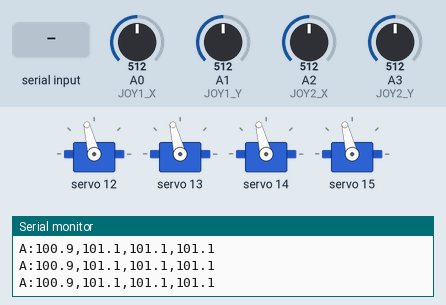
Simulated run of this sketch. Board: Arduino Uno, built with avr-gcc and run on an emulated ATmega328P. Parts: 4 × servo, the last lines printed to the serial monitor. Inputs (shaded band) come from the test bench; at power-on: A0 (JOY1_X) = 512, A1 (JOY1_Y) = 512, A2 (JOY2_X) = 512, A3 (JOY2_Y) = 512.

Above: at 1.2 s.
1.3 s: "m,45\n" received over Serial
At 1.9 s:
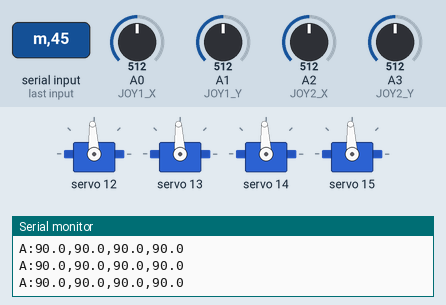
2.8 s: "M\n" received over Serial
At 4.0 s:
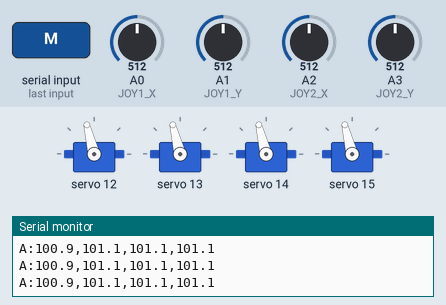
4.3 s: A0 (JOY1_X) set to 716
At 4.8 s:
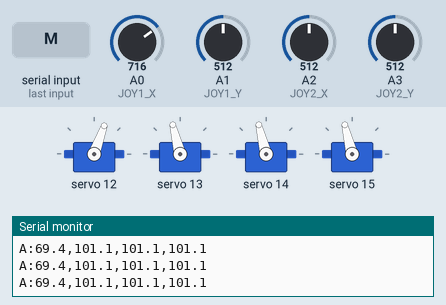
5.8 s: A1 (JOY1_Y) set to 716
At 7.0 s:
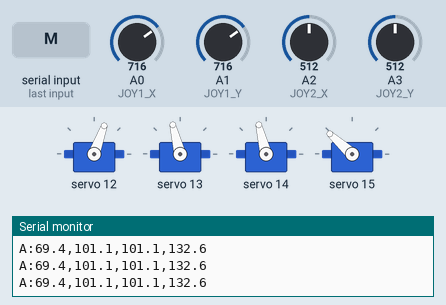
7.3 s: A2 (JOY2_X) set to 716
At 8.3 s:
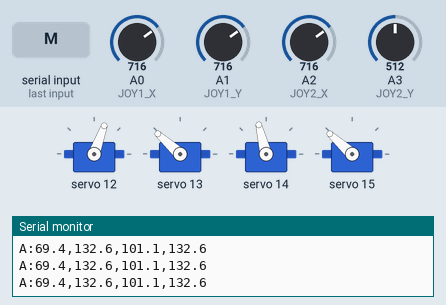
8.8 s: A3 (JOY2_Y) set to 716
At 10.0 s:
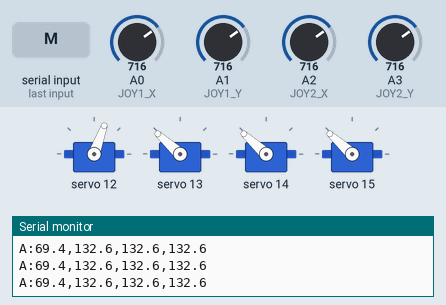
Timing chart, 0 to 11.3 s (numbered marks = the images above; inputs shaded):
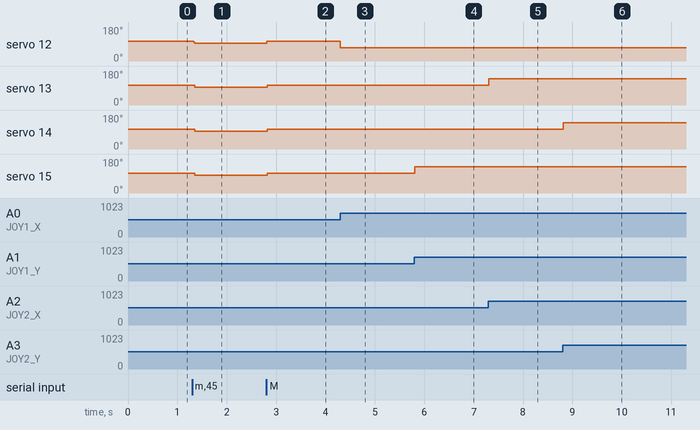

The sketch:

control4.ino
```cpp
/*
 *  CONTROL DE BRAZO ROBÓTICO CON JOYSTICKS Y CONTROL MANUAL POR SERVO
 *  ------------------------------------------------------------------
 *  - Cada servo puede estar en modo automático (joystick) o manual.
 *  - Comandos serie:
 *      S:ang1,ang2,ang3,ang4   → fija ángulos (solo para servos en manual)
 *      C:idx,modo              → cambia modo de un servo (idx 0-3, modo 0=auto, 1=manual)
 *      m                       → alterna todos los modos (global)
 *      teclas 1-9              → control manual (solo para servos en manual)
 *  - Envía ángulos en formato A:ang1,ang2,ang3,ang4
 *  - PCA9685 en canales 12-15.
 *  - Rango seguro: 22° a 180°.
 *  - Velocidad serie: 115200 baudios.
 */

#include <Wire.h>
#include <Adafruit_PWMServoDriver.h>

// ---------- Pines analógicos para joysticks ----------
#define JOY1_X  A0
#define JOY1_Y  A1
#define JOY2_X  A2
#define JOY2_Y  A3

// ---------- Canales del PCA9685 ----------
#define CH_ART1   12
#define CH_ART2   13
#define CH_ART3   14
#define CH_GARRA  15

// ---------- Valores de pulso para 0°, 90° y 180° ----------
#define PULSE_0   102
#define PULSE_90  307
#define PULSE_180 512

// ---------- Límites de seguridad ----------
#define ANG_MIN   22      // Límite inferior real de los servos (22°)
#define ANG_MAX   180
#define STEP_DEG  5

// ---------- Modos de operación ----------
#define MODO_AUTO   0
#define MODO_MANUAL 1

// ---------- Objeto PCA9685 ----------
Adafruit_PWMServoDriver pwm = Adafruit_PWMServoDriver(0x40);

// Variables globales
float angulos[4];          // [0]=art1, [1]=art2, [2]=art3, [3]=garra
int modos[4];              // 0=auto, 1=manual

// ----------------------------------------------------------------------------
//  setup()
//  Inicializa puerto serie, PCA9685 y coloca los servos en 90°.
// ----------------------------------------------------------------------------
void setup() {
  Serial.begin(115200);
  Serial.println(F("BRAZO ROBOTICO LISTO - MODO POR SERVO"));

  pwm.begin();
  pwm.setPWMFreq(50);
  delay(10);

  for (int i = 0; i < 4; i++) {
    angulos[i] = 90.0;
    modos[i] = MODO_AUTO;   // Inicialmente todos en automático
  }
  actualizarServos();
  enviarAngulos();
}

// ----------------------------------------------------------------------------
//  loop()
//  Lee comandos serie, actualiza ángulos según el modo, envía datos.
// ----------------------------------------------------------------------------
void loop() {
  if (Serial.available() > 0) {
    char c = Serial.read();

    // ---- Comando S: fijar ángulos (solo para servos en manual) ----
    if (c == 'S' || c == 's') {
      while (Serial.available() && Serial.read() != ':');   // esperar ':'
      float a1 = Serial.parseFloat();
      float a2 = Serial.parseFloat();
      float a3 = Serial.parseFloat();
      float a4 = Serial.parseFloat();

      if (!isnan(a1) && !isnan(a2) && !isnan(a3) && !isnan(a4)) {
        float vals[4] = {a1, a2, a3, a4};
        for (int i = 0; i < 4; i++) {
          if (modos[i] == MODO_MANUAL) {
            angulos[i] = constrain(vals[i], ANG_MIN, ANG_MAX);
          }
        }
      }
      while (Serial.available() && Serial.read() != '\n');   // limpiar buffer
    }
    // ---- Comando C: cambiar modo individual ----
    else if (c == 'C' || c == 'c') {
      while (Serial.available() && Serial.read() != ':');
      int idx = Serial.parseInt();
      if (Serial.read() == ',') {   // esperar la coma
        int modo = Serial.parseInt();
        if (idx >= 0 && idx < 4 && (modo == MODO_AUTO || modo == MODO_MANUAL)) {
          modos[idx] = modo;
          Serial.print(F("Modo servo "));
          Serial.print(idx);
          Serial.print(F(" -> "));
          Serial.println(modo == MODO_AUTO ? "AUTO" : "MANUAL");
        }
      }
      while (Serial.available() && Serial.read() != '\n');
    }
    // ---- Comando m: alternar todos los modos ----
    else if (c == 'm' || c == 'M') {
      cambiarModoGlobal();
    }
    // ---- Teclas para control manual ----
    else if (c >= '1' && c <= '9') {
      procesarTeclaManual(c);
    }
  }

  // Leer joysticks solo para servos en modo automático
  if (hayAlgunAuto()) {
    leerJoysticks();
  }

  actualizarServos();
  enviarAngulos();
  delay(10);
}

// ----------------------------------------------------------------------------
//  Funciones auxiliares de estado
// ----------------------------------------------------------------------------
bool hayAlgunAuto() {
  for (int i = 0; i < 4; i++) {
    if (modos[i] == MODO_AUTO) return true;
  }
  return false;
}

// ----------------------------------------------------------------------------
//  leerJoysticks()
//  Lee los ejes analógicos y mapea a ángulos SOLO para servos en AUTO.
// ----------------------------------------------------------------------------
void leerJoysticks() {
  int val1X = analogRead(JOY1_X);
  int val1Y = analogRead(JOY1_Y);
  int val2X = analogRead(JOY2_X);
  int val2Y = analogRead(JOY2_Y);

  float temp[4];
  temp[0] = mapFloat(val1X, 0, 1023, ANG_MAX, ANG_MIN);
  temp[3] = mapFloat(val1Y, 0, 1023, ANG_MIN, ANG_MAX);
  temp[1] = mapFloat(val2X, 0, 1023, ANG_MIN, ANG_MAX);
  temp[2] = mapFloat(val2Y, 0, 1023, ANG_MIN, ANG_MAX);

  for (int i = 0; i < 4; i++) {
    if (modos[i] == MODO_AUTO) {
      angulos[i] = constrain(temp[i], ANG_MIN, ANG_MAX);
    }
  }
}

// ----------------------------------------------------------------------------
//  procesarTeclaManual(char tecla)
//  Modifica ángulos en pasos de 5° SOLO para servos en MANUAL.
// ----------------------------------------------------------------------------
void procesarTeclaManual(char tecla) {
  int idx = -1;
  float delta = 0;

  switch (tecla) {
    case '1': idx = 3; delta = +STEP_DEG; break;   // garra +
    case '3': idx = 3; delta = -STEP_DEG; break;   // garra -
    case '2': idx = 1; delta = -STEP_DEG; break;   // art2 -
    case '8': idx = 1; delta = +STEP_DEG; break;   // art2 +
    case '4': idx = 0; delta = -STEP_DEG; break;   // art1 -
    case '6': idx = 0; delta = +STEP_DEG; break;   // art1 +
    case '7': idx = 2; delta = -STEP_DEG; break;   // art3 -
    case '9': idx = 2; delta = +STEP_DEG; break;   // art3 +
    case '5': // reset todos a 90° (solo si están en manual)
      for (int i = 0; i < 4; i++) {
        if (modos[i] == MODO_MANUAL) {
          angulos[i] = 90.0;
        }
      }
      Serial.println(F("RESET A 90° (solo manuales)"));
      return;
    default:
      return;
  }

  if (idx >= 0 && modos[idx] == MODO_MANUAL) {
    angulos[idx] = constrain(angulos[idx] + delta, ANG_MIN, ANG_MAX);
  }
}

// ----------------------------------------------------------------------------
//  cambiarModoGlobal()
//  Alterna todos los modos (0↔1) y envía mensaje.
// ----------------------------------------------------------------------------
void cambiarModoGlobal() {
  for (int i = 0; i < 4; i++) {
    modos[i] = (modos[i] == MODO_AUTO) ? MODO_MANUAL : MODO_AUTO;
  }
  Serial.println(F("MODOS GLOBAL ALTERNADOS"));
}

// ----------------------------------------------------------------------------
//  actualizarServos()
//  Convierte ángulos a pulsos y los envía al PCA9685.
// ----------------------------------------------------------------------------
void actualizarServos() {
  int pulsos[4];
  for (int i = 0; i < 4; i++) {
    pulsos[i] = anguloToPulse(angulos[i]);
  }
  pwm.setPWM(CH_ART1, 0, pulsos[0]);
  pwm.setPWM(CH_ART2, 0, pulsos[1]);
  pwm.setPWM(CH_ART3, 0, pulsos[2]);
  pwm.setPWM(CH_GARRA, 0, pulsos[3]);
}

// ----------------------------------------------------------------------------
//  enviarAngulos()
//  Envía los ángulos por serial en formato: A:val1,val2,val3,val4
// ----------------------------------------------------------------------------
void enviarAngulos() {
  Serial.print("A:");
  Serial.print(angulos[0], 1);
  Serial.print(",");
  Serial.print(angulos[1], 1);
  Serial.print(",");
  Serial.print(angulos[2], 1);
  Serial.print(",");
  Serial.println(angulos[3], 1);
}

// ----------------------------------------------------------------------------
//  mapFloat()   - Mapeo lineal con decimales
//  anguloToPulse() - Convierte grados a registro PWM
// ----------------------------------------------------------------------------
float mapFloat(float x, float in_min, float in_max, float out_min, float out_max) {
  return (x - in_min) * (out_max - out_min) / (in_max - in_min) + out_min;
}

int anguloToPulse(float angulo) {
  return (int)(PULSE_0 + (angulo * (PULSE_180 - PULSE_0) / 180.0));
}
```

Measured:
- after the input at 1.3 s, servo 12: 104° → 93° at once; servo 13–15: 104° → 93° after 0.05 s
- after the input at 2.8 s, servo 12–15: 93° → 104° at once
- after the input at 4.3 s, servo 12: 104° → 70° at once
- after the input at 5.8 s, servo 15: 104° → 138° at once
- after the input at 7.3 s, servo 13: 104° → 138° at once
- after the input at 8.8 s, servo 14: 104° → 138° at once
